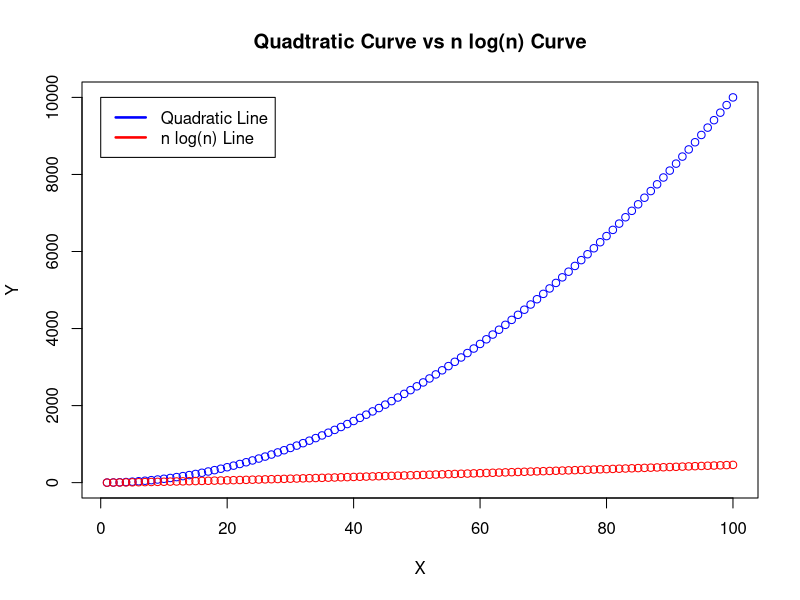

R code for this plot:


a <- seq(1:100)

c <- seq(1:100)


logFunction <-function(a){
	a = a * log(a)
}


quadFunction <-function(b){
	a = a * a
}

png("graphnormallegend.png")





plot(a, quadFunction(c), col = "blue", main = "Quadtratic Curve vs n log(n) Curve", xlab="X", ylab="Y")

points(a, logFunction(c), col = "red")

legend(0, 10000, c("Quadratic Line", "n log(n) Line"), lty=c(1,1), lwd=c(2.5,2.5), col= c("blue", "red"))
